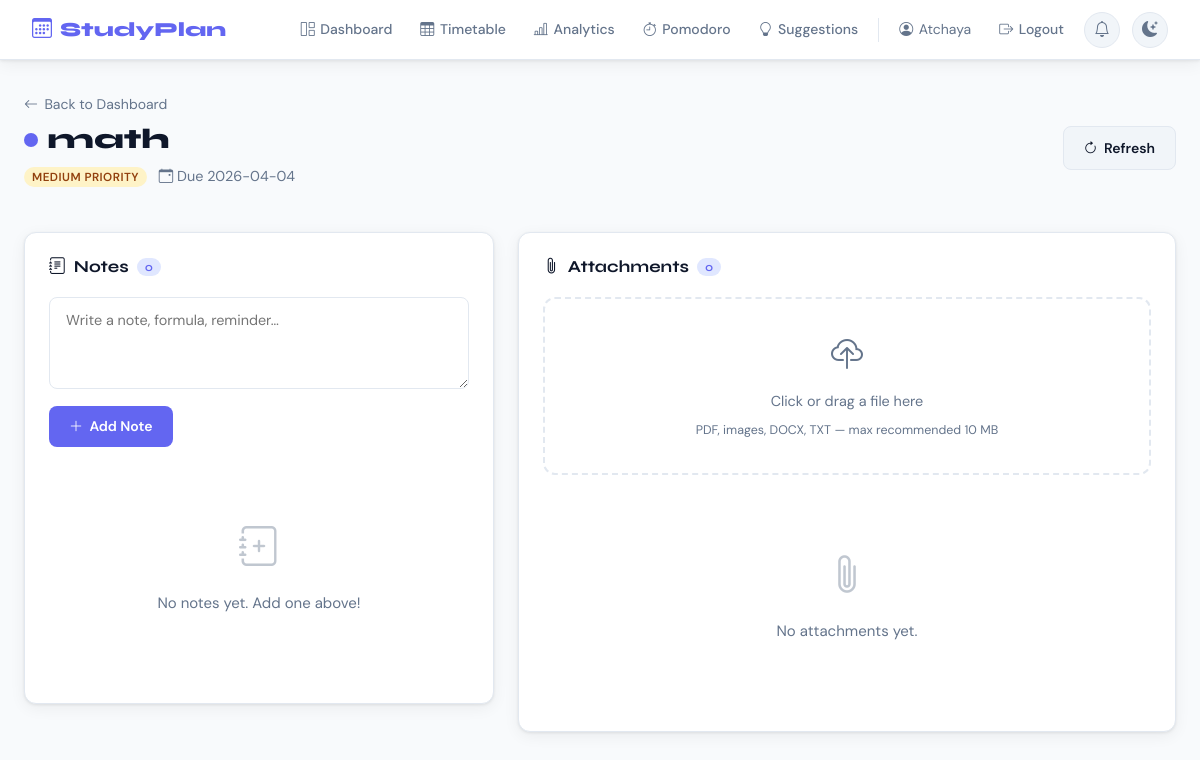
The app's page /subject/1/notes (signed in) with its own data.
### tables this page shows
CREATE TABLE subjects(
        id INTEGER PRIMARY KEY AUTOINCREMENT, user_id INTEGER NOT NULL,
        name TEXT NOT NULL, hours_per_day REAL NOT NULL DEFAULT 1.0,
        priority TEXT NOT NULL DEFAULT 'Medium', deadline TEXT,
        color TEXT DEFAULT '#6366f1', created TEXT DEFAULT (datetime('now')),
        FOREIGN KEY(user_id) REFERENCES users(id));

### app.py (the view)
@app.route("/subject/<int:sid>/notes")
@login_required
def subject_notes(sid):
    conn=get_db()
    subject=conn.execute("SELECT * FROM subjects WHERE id=? AND user_id=?",(sid,session["user_id"])).fetchone()
    if not subject: conn.close(); return redirect(url_for("dashboard"))
    notes=conn.execute("SELECT * FROM notes WHERE subject_id=? AND user_id=? ORDER BY created DESC",(sid,session["user_id"])).fetchall()
    atts=conn.execute("SELECT * FROM attachments WHERE subject_id=? AND user_id=? ORDER BY created DESC",(sid,session["user_id"])).fetchall()
    conn.close()
    return render_template("notes.html",username=session["username"],subject=dict(subject),
        notes=[dict(n) for n in notes],attachments=[dict(a) for a in atts])

### app.py (called while the page is built)
def get_db():
    conn = sqlite3.connect(DB_PATH)
    conn.row_factory = sqlite3.Row
    return conn

def login_required(f):
    from functools import wraps
    @wraps(f)
    def decorated(*args, **kwargs):
        if "user_id" not in session: return redirect(url_for("login"))
        return f(*args, **kwargs)
    return decorated

### templates/notes.html (shortened to what this page needs)
{% extends "base.html" %}
{% block content %}
<div class="page-header">
  <div>
    <a href="{{ url_for('dashboard') }}" class="back-link"><i class="bi bi-arrow-left"></i> Back to Dashboard</a>
    <h1 class="page-title" style="display:flex;align-items:center;gap:.6rem">
      <span class="subject-dot" style="background:{{ subject.color }}"></span>
      {{ subject.name }}
    </h1>
    <p class="page-sub">
      <span class="priority-badge priority-{{ subject.priority.lower() }}">{{ subject.priority }} priority</span>
      {% if subject.deadline %}<span style="margin-left:.5rem"><i class="bi bi-calendar-event"></i> Due {{ subject.deadline }}</span>{% endif %}
    </p>
  </div>
  <a href="{{ url_for('subject_notes', sid=subject.id) }}" class="btn-secondary">
    <i class="bi bi-arrow-clockwise"></i> Refresh
  </a>
</div>
<div class="two-col">
  <div class="card-box">
    <h2 class="card-box-title">
      <i class="bi bi-journal-text"></i> Notes
      <span class="badge-count">{{ notes|length }}</span>
    </h2>
    <form method="POST" action="{{ url_for('add_note', sid=subject.id) }}" class="note-form">
      <textarea name="content" rows="3" placeholder="Write a note, formula, reminder…"
                class="form-ctrl note-textarea" required></textarea>
      <button type="submit" class="btn-primary" style="margin-top:.6rem">
        <i class="bi bi-plus-lg"></i> Add Note
      </button>
    </form>
    <div class="notes-list" style="margin-top:1.25rem">
      {% if notes %}
        {% for note in notes %}
        <div class="note-item">
          <div class="note-content">{{ note.content }}</div>
          <div class="note-footer">
            <span class="note-date"><i class="bi bi-clock"></i> {{ note.created[:16] }}</span>
            <form method="POST" action="{{ url_for('delete_note', nid=note.id) }}"
                  onsubmit="return confirm('Delete this note?')" style="display:inline">
              <button type="submit" class="btn-icon danger" title="Delete note">
                <i class="bi bi-trash3"></i>
              </button>
            </form>
          </div>
        </div>
        {% endfor %}
      {% else %}
        <div class="empty-state"><i class="bi bi-journal-plus"></i><p>No notes yet. Add one above!</p></div>
      {% endif %}
    </div>
  </div>
  <div class="card-box">
    <h2 class="card-box-title">
      <i class="bi bi-paperclip"></i> Attachments
      <span class="badge-count">{{ attachments|length }}</span>
    </h2>
    <form method="POST" action="{{ url_for('upload_attachment', sid=subject.id) }}"
          enctype="multipart/form-data" id="uploadForm">
      <div class="upload-zone" id="uploadZone" onclick="document.getElementById('fileInput').click()">
        <i class="bi bi-cloud-upload"></i>
        <p>Click or drag a file here</p>
        <small>PDF, images, DOCX, TXT — max recommended 10 MB</small>
      </div>
    </form>
    <div class="attachments-list" style="margin-top:1.25rem">
      {% if attachments %}
        {% for att in attachments %}
        <div class="att-item">
          <div class="att-icon">
            {% set ext = att.orig_name.rsplit('.', 1)[-1].lower() %}
            {% if ext == 'pdf' %}<i class="bi bi-file-earmark-pdf-fill" style="color:#ef4444"></i>
            {% elif ext in ['png','jpg','jpeg','gif'] %}<i class="bi bi-file-earmark-image-fill" style="color:#6366f1"></i>
            {% elif ext == 'docx' %}<i class="bi bi-file-earmark-word-fill" style="color:#3b82f6"></i>
            {% else %}<i class="bi bi-file-earmark-text-fill" style="color:#64748b"></i>{% endif %}
          </div>
          <div class="att-info">
            <div class="att-name">{{ att.orig_name }}</div>
            <div class="att-date"><i class="bi bi-clock"></i> {{ att.created[:16] }}</div>
          </div>
          <div class="att-actions">
            <a href="{{ url_for('download_attachment', aid=att.id) }}" class="btn-icon" title="Download">
              <i class="bi bi-download"></i>
            </a>
            <form method="POST" action="{{ url_for('delete_attachment', aid=att.id) }}"
                  onsubmit="return confirm('Delete this file?')" style="display:inline">
              <button type="submit" class="btn-icon danger" title="Delete"><i class="bi bi-trash3"></i></button>
            </form>
          </div>
        </div>
        {% endfor %}
      {% else %}
        <div class="empty-state"><i class="bi bi-paperclip"></i><p>No attachments yet.</p></div>
      {% endif %}
    </div>
  </div>
</div>
{% endblock %}

### static/css/style.css (style rules this page uses)
:root { --font-display: 'Syne', sans-serif; --font-body: 'DM Sans', sans-serif; --indigo: #6366f1; --indigo-d:#4f46e5; --indigo-l:#e0e7ff; --red: #ef4444; --yellow: #f59e0b; --green: #22c55e; --bg: #f8fafc; --surface: #ffffff; --surface-2: #f1f5f9; --border: #e2e8f0; --text: #0f172a; --text-2: #64748b; --shadow: 0 1px 3px rgba(0,0,0,.08), 0 4px 16px rgba(0,0,0,.06); --shadow-lg: 0 8px 32px rgba(0,0,0,.12); --radius: 12px; --radius-sm: 8px; --transition: .2s ease; }
*, *::before, *::after { box-sizing: border-box; margin: 0; padding: 0; }
body { font-family: var(--font-body); background: var(--bg); color: var(--text); font-size: 15px; line-height: 1.6; transition: background var(--transition), color var(--transition); }
a { color: var(--indigo); text-decoration: none; }
.form-ctrl, .input-icon input, .input-icon select { width: 100%; padding: .65rem 1rem; border: 1.5px solid var(--border); border-radius: var(--radius-sm); background: var(--surface); color: var(--text); font-family: var(--font-body); font-size: .9rem; transition: border-color var(--transition), box-shadow var(--transition); outline: none; }
.btn-primary { padding: .6rem 1.25rem; background: var(--indigo); color: #fff; border: none; border-radius: var(--radius-sm); font-family: var(--font-body); font-weight: 600; font-size: .875rem; cursor: pointer; display: inline-flex; align-items: center; gap: .4rem; transition: background var(--transition); }
.btn-secondary { padding: .6rem 1.25rem; background: var(--surface-2); color: var(--text); border: 1.5px solid var(--border); border-radius: var(--radius-sm); font-family: var(--font-body); font-weight: 600; font-size: .875rem; cursor: pointer; display: inline-flex; align-items: center; gap: .4rem; text-decoration: none; transition: background var(--transition); }
.page-header { display: flex; align-items: center; justify-content: space-between; margin-bottom: 1.75rem; flex-wrap: wrap; gap: 1rem; }
.page-title { font-family: var(--font-display); font-size: 1.75rem; font-weight: 800; }
.page-sub { color: var(--text-2); font-size: .9rem; margin-top: .2rem; }
.card-box { background: var(--surface); border: 1px solid var(--border); border-radius: var(--radius); padding: 1.5rem; box-shadow: var(--shadow); }
.card-box-title { font-family: var(--font-display); font-size: 1.05rem; font-weight: 700; display: flex; align-items: center; gap: .5rem; margin-bottom: 1.25rem; color: var(--text); }
.badge-count { background: var(--indigo-l); color: var(--indigo); font-size: .75rem; font-weight: 600; padding: .1rem .5rem; border-radius: 99px; }
.two-col { display: grid; grid-template-columns: 1fr 1.4fr; gap: 1.5rem; align-items: start; }
.priority-badge { padding: .1rem .5rem; border-radius: 99px; font-size: .73rem; font-weight: 600; text-transform: uppercase; letter-spacing: .04em; }
.priority-medium { background: #fef3c7; color: #92400e; }
.empty-state { text-align: center; padding: 3rem 1rem; color: var(--text-2); }
.empty-state i { font-size: 2.5rem; margin-bottom: .75rem; display: block; opacity: .4; }
.back-link { display: inline-flex; align-items: center; gap: .4rem; color: var(--text-2); font-size: .875rem; margin-bottom: .5rem; transition: color var(--transition); }
.subject-dot { width: 14px; height: 14px; border-radius: 50%; flex-shrink: 0; }
.note-textarea { resize: vertical; min-height: 80px; }
.notes-list { display: flex; flex-direction: column; gap: .75rem; max-height: 500px; overflow-y: auto; }
.upload-zone { border: 2px dashed var(--border); border-radius: var(--radius); padding: 2rem 1.5rem; text-align: center; cursor: pointer; color: var(--text-2); transition: border-color var(--transition), background var(--transition); }
.upload-zone i { font-size: 2rem; margin-bottom: .5rem; display: block; }
.upload-zone p { font-size: .9rem; margin: .25rem 0; }
.upload-zone small { font-size: .78rem; }
.attachments-list { display: flex; flex-direction: column; gap: .6rem; }

### records on screen
subjects: name "math", priority "MEDIUM", deadline "2026-04-04"

### other values on screen
{{ session['username'] }} "Atchaya"
{{ notes|length }} "0"
{{ attachments|length }} "0"
